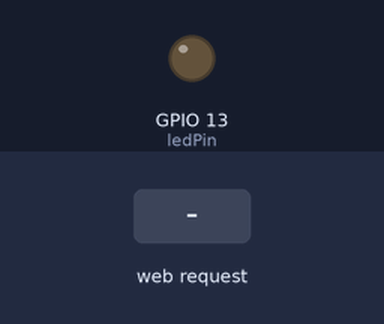
The sketch below on a simulated ESP32. On the bench: output pins drawn as LEDs (lit = HIGH). The test bench sets the inputs (shaded band). Storage starts empty; what the sketch prints to the serial monitor is not drawn.

Above: at 1.2 s.
1.3 s: HTTP request GET /on received
At 2.5 s:
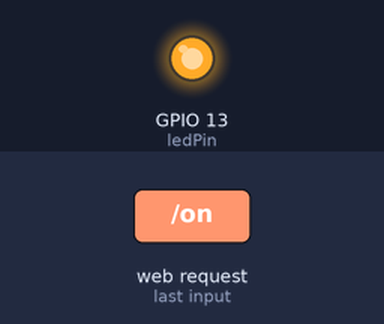
2.8 s: HTTP request GET /off received
At 3.8 s:
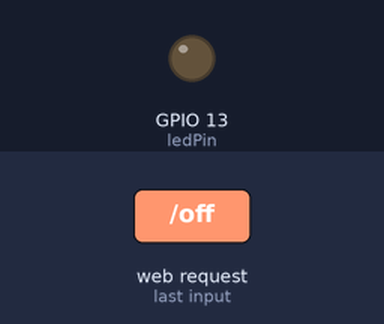
Timing chart, 0 to 5.8 s (numbered marks = the images above; inputs shaded):
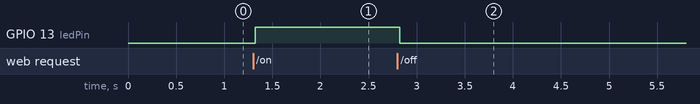

Measured:
- after the input at 1.3 s, GPIO 13 (ledPin): LOW → HIGH at once
- after the input at 2.8 s, GPIO 13 (ledPin): HIGH → LOW at once

The sketch:

esp_SPIFFS_AccessPoint.ino
```cpp
/*********
  Rui Santos
  Complete project details at https://randomnerdtutorials.com
*********/

// Import required libraries
#include "WiFi.h"
#include "ESPAsyncWebServer.h"
#include "SPIFFS.h"

const char* ssid     = "ESP32-Access-Point";
const char* password = "password";
const char* PARAM_INPUT_1 = "input1";
const char* PARAM_INPUT_2 = "input2";
const char* PARAM_INPUT_3 = "input3";


// Set LED GPIO
const int ledPin = 13;
// Stores LED state
String ledState;

// Create AsyncWebServer object on port 80
AsyncWebServer server(80);

// Replaces placeholder with LED state value
String processor(const String& var){
  Serial.println(var);
  if(var == "STATE"){
    if(digitalRead(ledPin)){
      ledState = "ON";
    }
    else{
      ledState = "OFF";
    }
    //Serial.print(ledState);
    return ledState;
  }
  return String();
}

void setup(){
  // Serial port for debugging purposes
  Serial.begin(115200);
  pinMode(ledPin, OUTPUT);
  Serial.println("started");
  // Initialize SPIFFS
  if(!SPIFFS.begin(true)){
    Serial.println("An Error has occurred while mounting SPIFFS");
    return;
  }

  // Connect to Wi-Fi
  Serial.print("Connecting to network: ");
  Serial.println(ssid);
  WiFi.softAP(ssid, password);

  IPAddress IP = WiFi.softAPIP();
  Serial.print("AP IP address: ");
  Serial.println(IP);

  server.begin();
  Serial.println("");
  Serial.println("WiFi connected");
  Serial.println("IP address set: ");
  Serial.println(WiFi.localIP()); //print LAN IP


  // Route for root / web page
  server.on("/", HTTP_GET, [](AsyncWebServerRequest *request){
    request->send(SPIFFS, "/index.html", String(), false, processor);
  });

  // Route to load style.css file
  server.on("/style.css", HTTP_GET, [](AsyncWebServerRequest *request){
    request->send(SPIFFS, "/style.css", "text/css");
  });

  // Route to set GPIO to HIGH
  server.on("/on", HTTP_GET, [](AsyncWebServerRequest *request){
    digitalWrite(ledPin, HIGH);
    request->send(SPIFFS, "/index.html", String(), false, processor);
  });

  // Route to set GPIO to LOW
  server.on("/off", HTTP_GET, [](AsyncWebServerRequest *request){
    digitalWrite(ledPin, LOW);
    request->send(SPIFFS, "/index.html", String(), false, processor);
  });

    // Send a GET request to <ESP_IP>/get?input1=<inputMessage>
  server.on("/get", HTTP_GET, [] (AsyncWebServerRequest *request) {
    String inputMessage;
    String inputParam;
    // GET input1 value on <ESP_IP>/get?input1=<inputMessage>
    if (request->hasParam(PARAM_INPUT_1)) {
      inputMessage = request->getParam(PARAM_INPUT_1)->value();
      inputParam = PARAM_INPUT_1;
    }
    // GET input2 value on <ESP_IP>/get?input2=<inputMessage>
    else if (request->hasParam(PARAM_INPUT_2)) {
      inputMessage = request->getParam(PARAM_INPUT_2)->value();
      inputParam = PARAM_INPUT_2;
    }
    // GET input3 value on <ESP_IP>/get?input3=<inputMessage>
    else if (request->hasParam(PARAM_INPUT_3)) {
      inputMessage = request->getParam(PARAM_INPUT_3)->value();
      inputParam = PARAM_INPUT_3;
    }
    else {
      inputMessage = "No message sent";
      inputParam = "none";
    }
    Serial.println(inputMessage);
     request->send(SPIFFS, "/index.html", String(), false, processor);
  });

  // Start server
  server.begin();
}

void loop(){

}
```
